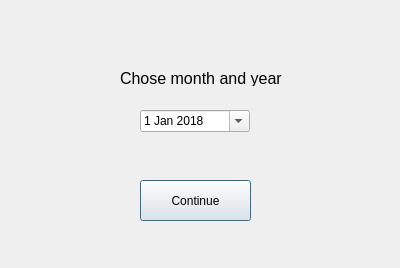
<?xml version="1.0" encoding="UTF-8"?>
<ui version="4.0">
 <class>DateDialog</class>
 <widget class="QDialog" name="DateDialog">
  <property name="geometry">
   <rect>
    <x>0</x>
    <y>0</y>
    <width>400</width>
    <height>268</height>
   </rect>
  </property>
  <property name="windowTitle">
   <string>Dialog</string>
  </property>
  <widget class="QPushButton" name="pushButtonContinueDate">
   <property name="geometry">
    <rect>
     <x>140</x>
     <y>180</y>
     <width>111</width>
     <height>41</height>
    </rect>
   </property>
   <property name="text">
    <string>Continue</string>
   </property>
  </widget>
  <widget class="QLabel" name="label">
   <property name="geometry">
    <rect>
     <x>120</x>
     <y>70</y>
     <width>171</width>
     <height>16</height>
    </rect>
   </property>
   <property name="font">
    <font>
     <pointsize>12</pointsize>
    </font>
   </property>
   <property name="text">
    <string>Chose month and year</string>
   </property>
  </widget>
  <widget class="QDateEdit" name="dateEditDate">
   <property name="geometry">
    <rect>
     <x>140</x>
     <y>110</y>
     <width>110</width>
     <height>22</height>
    </rect>
   </property>
   <property name="calendarPopup">
    <bool>true</bool>
   </property>
   <property name="date">
    <date>
     <year>2018</year>
     <month>1</month>
     <day>1</day>
    </date>
   </property>
  </widget>
 </widget>
 <resources/>
 <connections/>
</ui>
